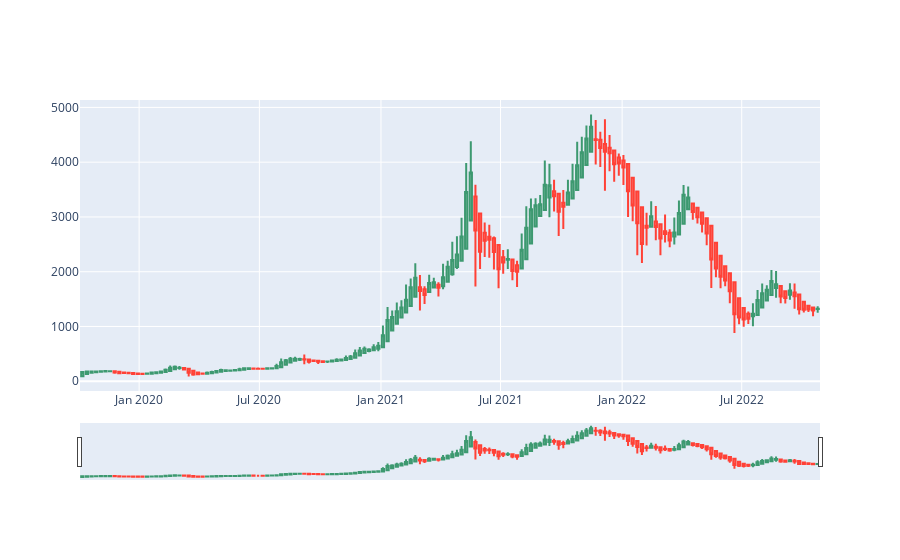
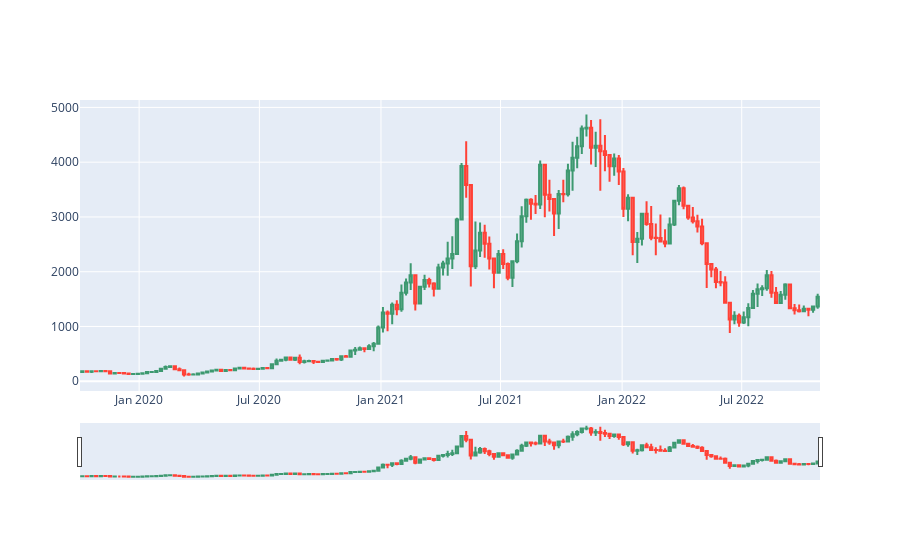

The notebook cell saved with these charts, in order:
### Markdown cell above
Note: We will assess action on the close of the heikin ashi candle, say timestamp t, at which the current price will be the open of the normal candle at timestamp t.

### Code cell
import plotly.graph_objects as go

fig = go.Figure(data=[go.Candlestick(x=heikin_ashi_candles.index,
                open=heikin_ashi_candles['ha_Open'],
                high=heikin_ashi_candles['ha_High'],
                low=heikin_ashi_candles['ha_Low'],
                close=heikin_ashi_candles['ha_Close'])])

fig2 = go.Figure(data=[go.Candlestick(x=trimmed_weekly.index,
                open=trimmed_weekly['Open'],
                high=trimmed_weekly['High'],
                low=trimmed_weekly['Low'],
                close=trimmed_weekly['Close'])])

# fig.update_yaxes(type="log")
# fig2.update_yaxes(type="log")
fig.show()
fig2.show()

### Figure 1 — Plotly figure (JSON) as saved in the notebook; plotly's stock layout.template omitted (floating-point values rounded to 4 significant figures; data arrays with more than 128 entries replaced by an {"elided": "..."} marker saying what was removed)
{"data": [{"close": {"elided": "160 float values"}, "high": {"elided": "160 float values"}, "low": {"elided": "160 float values"}, "open": {"elided": "160 float values"}, "type": "candlestick", "x": {"elided": "160 str values"}}], "layout": {}}

### Figure 2 — Plotly figure (JSON) as saved in the notebook; plotly's stock layout.template omitted (floating-point values rounded to 4 significant figures; data arrays with more than 128 entries replaced by an {"elided": "..."} marker saying what was removed)
{"data": [{"close": {"elided": "160 float values"}, "high": {"elided": "160 float values"}, "low": {"elided": "160 float values"}, "open": {"elided": "160 float values"}, "type": "candlestick", "x": {"elided": "160 str values"}}], "layout": {}}
